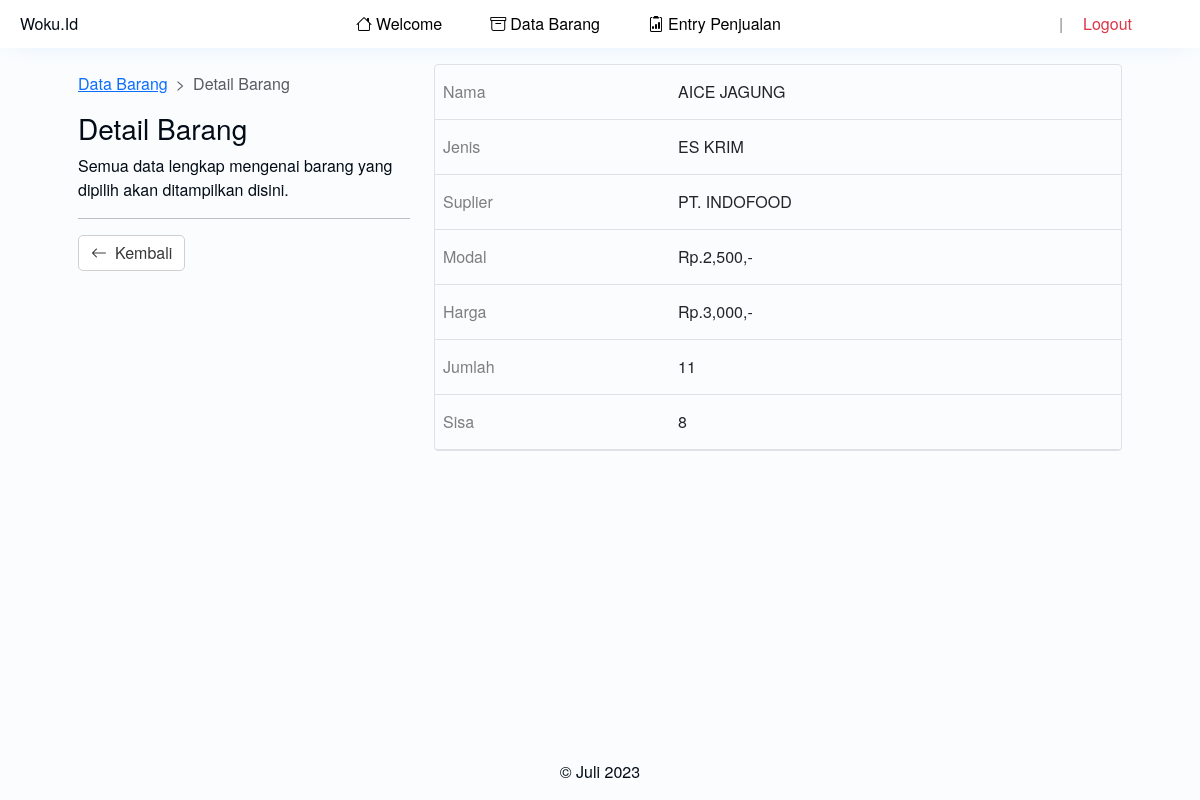
The app's page /det_barang.php?id=77 with its own data.
### tables this page shows
CREATE TABLE `barang` (
  `id` int(11) NOT NULL,
  `nama` text NOT NULL,
  `jenis` text NOT NULL,
  `suplier` text NOT NULL,
  `modal` int(11) NOT NULL,
  `harga` int(11) NOT NULL,
  `jumlah` int(11) NOT NULL,
  `sisa` int(11) NOT NULL
);

### det_barang.php (the view)
<?php
include 'header.php';
$koneksi = mysqli_connect('localhost','root','','projectweb');
?>
<main class="row" style="height: calc(100vh - 3rem - 1rem - 24px);">
	<section class="col-12 m-auto col-sm-11 col-md-10 col-lg-4 m-lg-0">
		<div class="py-4">
			<nav class="d-flex" style="--bs-breadcrumb-divider: '>';" aria-label="breadcrumb">
				<ol class="breadcrumb">
					<li class="breadcrumb-item"><a href="barang.php">Data Barang</a></li>
					<li class="breadcrumb-item active" aria-current="page">Detail Barang</li>
				</ol>
			</nav>
			<h3>Detail Barang</h3>
			<div>Semua data lengkap mengenai barang yang dipilih akan ditampilkan disini.</div>
			<hr>
			<div class="d-flex">
				<button class="buttonku-1" onclick="window.location.href='barang.php';"><i class="bi-arrow-left me-2"></i> Kembali</button>
			</div>
		</div>
	</section>
	<section class="col-12 m-auto col-sm-11 col-md-10 col-lg m-lg-0">
		<div class="border border-1 rounded-1 my-3">
			<?php
			$id_brg=mysqli_real_escape_string($koneksi, $_GET['id']);
			$det=mysqli_query($koneksi, "select * from barang where id='$id_brg'")or die(mysqli_error($koneksi));
			while($d=mysqli_fetch_array($det)){
				?>
				<table class="table mb-0">
					<tr>
						<td class="text-black-50">Nama</td>
						<td><?php echo $d['nama'] ?></td>
					</tr>
					<tr>
						<td class="text-black-50">Jenis</td>
						<td><?php echo $d['jenis'] ?></td>
					</tr>
					<tr>
						<td class="text-black-50">Suplier</td>
						<td><?php echo $d['suplier'] ?></td>
					</tr>
					<tr>
						<td class="text-black-50">Modal</td>
						<td>Rp.<?php echo number_format($d['modal']); ?>,-</td>
					</tr>
					<tr>
						<td class="text-black-50">Harga</td>
						<td>Rp.<?php echo number_format($d['harga']) ?>,-</td>
					</tr>
					<tr>
						<td class="text-black-50">Jumlah</td>
						<td><?php echo $d['jumlah'] ?></td>
					</tr>
					<tr>
						<td class="text-black-50">Sisa</td>
						<td><?php echo $d['sisa'] ?></td>
					</tr>
				</table>
				<?php
			}
			?>
		</div>
	</section>
</main>
<?php include 'footer.php'; ?>

### assets/base.css (style rules this page uses)
:root { --color1: #2385ec; --color1-dark1: #1c6abc; --color1-dark2: #165496; --color1-dark3: #0d3560; --color1-dark4: #0a2a4c; --color1-dark5: #030c16; --color1-light1: #3991ed; --color1-light2: #4c9cee; --color1-light3: #81b9f3; --color1-light4: #b3d5f7; --color1-light5: #fafcfe; --color-grey1: #ececec; --color-grey2: #d0d0d0; --color-grey3: #a6a6a6; }
:root { --color-bg: var(--color1-light5); }
body { margin: 0; font-family: "Helvetica Neue", Helvetica, Arial, sans-serif; background: var(--color-bg); color: #030c16; }

### assets/style.css (style rules this page uses)
.buttonku-1, .buttonku-1-danger, .buttonku-1-primary { text-decoration: none; border-radius: 5px; border: none; transition: all .25s ease; cursor: pointer; padding: 6px 12px; font-size: 16px; font-weight: normal; line-height: 1.42857143; display: flex; justify-content: center; align-items: center; }
.buttonku-1 { background: white; color: #383838; border: 1px solid var(--color-grey2); }

### assets/repair.css (style rules this page uses)
.table > thead > tr > th, .table > tbody > tr > th, .table > tfoot > tr > th, .table > thead > tr > td, .table > tbody > tr > td, .table > tfoot > tr > td { padding: 15px 8px; }

### records on screen
barang: nama "AICE JAGUNG", jenis "ES KRIM", suplier "PT. INDOFOOD", modal "2,500", harga "3,000", jumlah "11", sisa "8"
